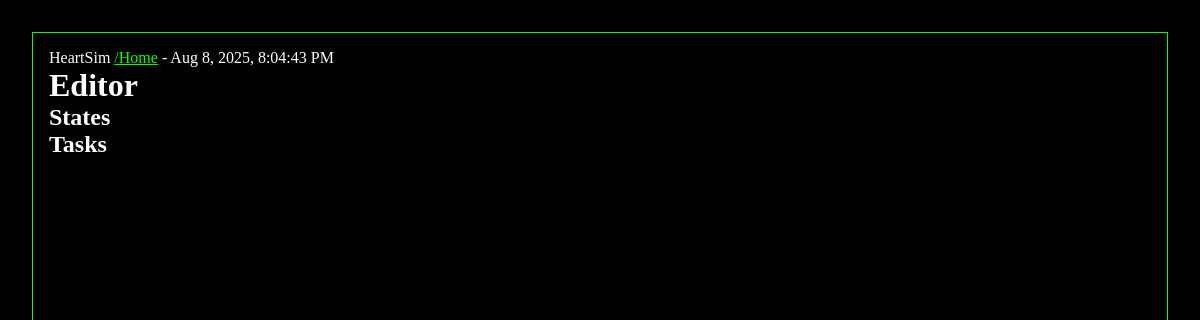
The page /editor (signed in) on the database as committed earlier.
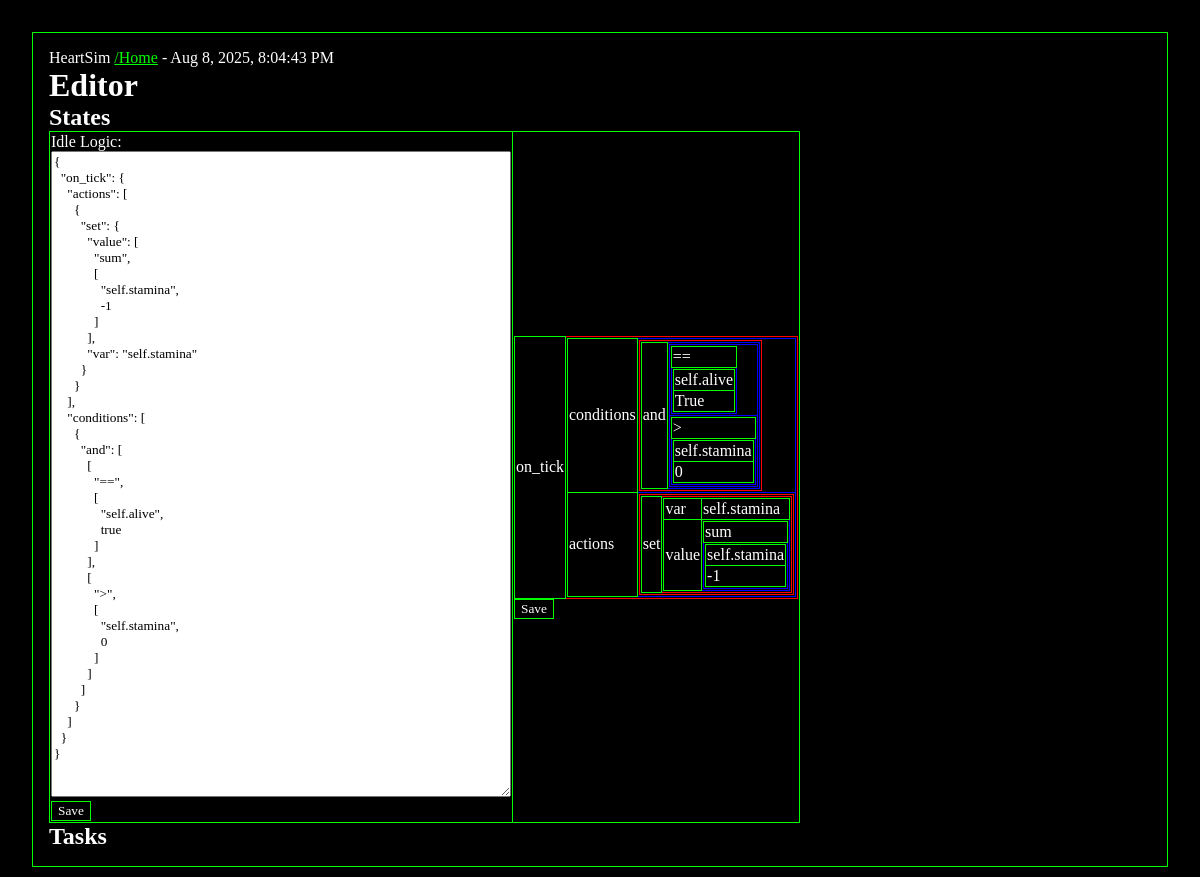
The same page on the database as committed later.
### world/models.py (models this page shows, shortened)
class LogicObject(Model):
	objects: Manager = Manager()
	name: str = CharField(max_length=60)
	logic: dict = JSONField(default=dict)
	class Meta:
		abstract = True

class State(LogicObject):
	"""Character status effects"""

### world/views.py (the view, shortened to what this page needs)
# urls.py: path("editor", EditorView, name="editor"),
def EditorView(request: HttpRequest) -> HttpResponse:
	if not request.user.is_authenticated:
		return redirect('unauthenticated')
	tasks: List[Task] = Task.objects.all()
	states: List[State] = State.objects.all()
	state_forms = {}
	for state in states:
		state_forms[state.id] = StateForm(instance=state)
	task_forms = {}
	for task in tasks:
		task_forms[task.id] = TaskForm(instance=task)
	context: dict = {
		"states": states,
		"state_forms": state_forms.values(),
		"tasks": tasks,
		"task_forms": task_forms.values()
	}
	return render(request, "editor.html", context)

### world/templatetags/logic_form.py (called while the page is built)
def append_recursively(soup, tag, elem):
	def append_value():
		value_cell = row.append(soup.new_tag("td", type=type(value).__name__, contenteditable=True))
		if isinstance(value, dict):
			values_table = value_cell.append(soup.new_tag("table"))
			append_recursively(soup, values_table, value)
		elif isinstance(value, list):
			values_table = value_cell.append(soup.new_tag("table"))
			append_recursively(soup, values_table, value)
		else:
			value_cell.append(str(value))
	if isinstance(elem, dict):
		for key, value in elem.items():
			row = tag.append(soup.new_tag("tr"))
			key_cell = row.append(soup.new_tag("td", contenteditable=True))
			key_cell.append(key)
			append_value()
	elif isinstance(elem, list):
		for value in elem:
			row = tag.append(soup.new_tag("tr"))
			append_value()

@register.filter()
def logic_form(logic: dict):
	soup = BeautifulSoup("", features='html.parser')
	table = soup.append(soup.new_tag("table", type=type(logic).__name__))
	append_recursively(soup, table, logic)
	button = soup.append(soup.new_tag("button", onclick="SaveJson(this)"))
	button.append("Save")
	return soup.prettify()

### web/templates/editor.html (shortened to what this page needs)
{% extends "base_page.html" %}
{% load logic_form %}
{% block body %}
<h1>Editor</h1>
<h2>States</h2>
<table>
	{% for form in state_forms %}
	<tr>
		<td>
			<form method="post">
				<span>{{ form.instance.name }}</span>
				{% for field in form %}
				{{ field.label_tag }}<br/>
				{{ field }}
				{% endfor %}
				<br/>
				<input type="submit" value="Save">
			</form>
		</td>
		<td>
			{{ form.instance.logic|logic_form|safe }}
		</td>
	</tr>
	{% endfor %}
</table>
<h2>Tasks</h2>
{% endblock %}

Rows that differ between the two databases and show on the page:
added State: instance.name "Idle", form "{ \"on_tick\": { \"actions\": [ { \"set\": { \"value\": [ \"sum\", [ \"self.stamina\", -1 ] ], \"var\": \"self.stamina\" } } ], \"conditions\": [ { \"and\": [ [ \"==\", [ \"self.alive\", true ] ], [ \">\", [ \"self.stamina\", 0 ] ] ] } ] } }", instance.logic|logic_form "on_tick conditions and == self.alive True > self.stamina 0 actions set var self.stamina value sum self.stamina -1 Save"
Other text that changed with them:
new list line: "Logic: Save"
